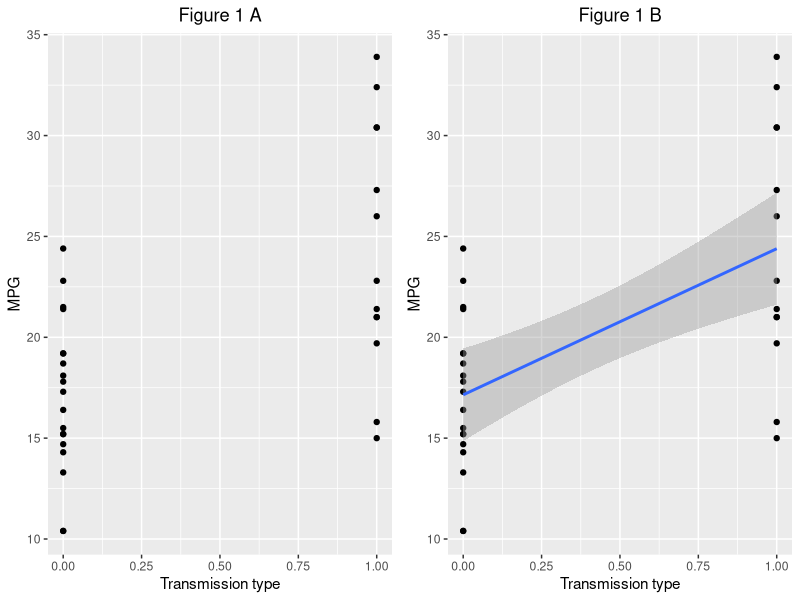
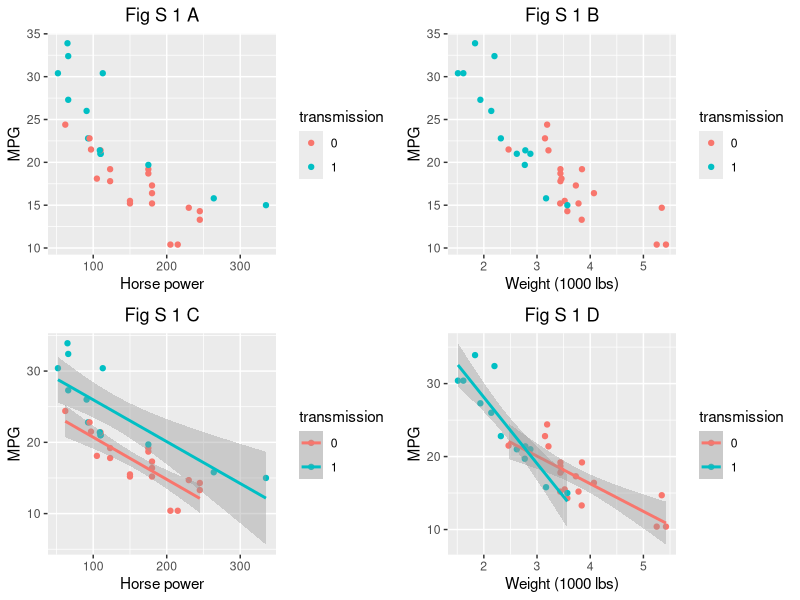
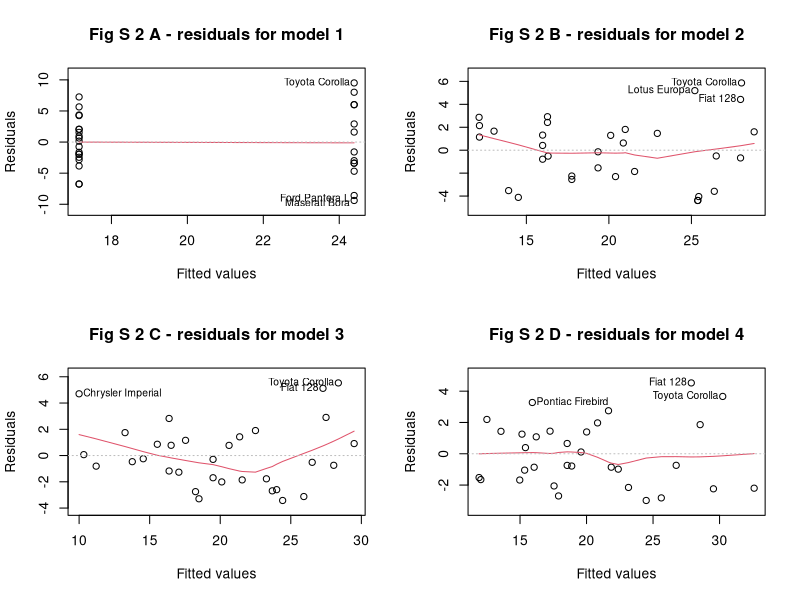

Source code (R) for these figures, in order:
## ---- chunk 1
knitr::opts_chunk$set(echo = TRUE)
## ---- chunk 2
library(ggplot2)
library(ggpubr) 
a <- ggplot(mtcars, aes(y = mpg, x = am))
a1 <- a + geom_point() 
a2 <- a1 + labs(title = "Figure 1 A", x = "Transmission type", y = "MPG") + 
    theme(plot.title = element_text(hjust = 0.5))
a <- a1 + geom_smooth(method = "lm", formula = y ~ x)+ labs(title = "Figure 1 B", x = "Transmission type", y = "MPG") + 
    theme(plot.title = element_text(hjust = 0.5))
ggarrange(a2, a, ncol = 2, nrow = 1)

## ---- chunk 3
fit1 <- lm(mpg ~ factor(am),  mtcars)
summary(fit1)$coeff
## ---- chunk 4
mtcars$am <- as.factor(mtcars$am)
## ---- chunk 5
fit2 <- lm(mpg ~ factor(am) + hp,  mtcars)
fit3 <- lm(mpg ~ factor(am) + hp + wt,  mtcars)
fit4 <- lm(mpg ~ factor(am) + hp + wt + I(hp * wt),  mtcars)
## ---- chunk 6
anova(fit1, fit2, fit3, fit4)
## ---- chunk 7
summary(fit4)$coeff
confint(fit4)
## ---- chunk 8
b <- ggplot(mtcars, aes(y = mpg, x = hp, factor = am, color = factor(am)))
b <- b + geom_point()
b <- b + labs(title = "Fig S 1 A", x = "Horse power", y = "MPG", color = "transmission")
b <- b + theme(plot.title = element_text(hjust = 0.5))


b2 <- b + geom_smooth(method = "lm", formula = y ~ x) + labs(title = "Fig S 1 C")


c <- ggplot(mtcars, aes(y = mpg, x = wt, factor = am, color = factor(am)))
c <- c + geom_point()
c <- c + labs(title = "Fig S 1 B", x = "Weight (1000 lbs)", y = "MPG", color = "transmission")
c <- c + theme(plot.title = element_text(hjust = 0.5))


c2 <- c + geom_smooth(method = "lm", formula = y ~ x) + labs(title = "Fig S 1 D")


ggarrange(b, c, b2, c2, ncol = 2, nrow = 2)
## ---- chunk 9
par(mfrow = c(2,2))
plot(fit1, which = 1, title("Fig S 2 A - residuals for model 1"))
plot(fit2, which = 1, title("Fig S 2 B - residuals for model 2"))
plot(fit3, which = 1, title("Fig S 2 C - residuals for model 3"))
plot(fit4, which = 1, title("Fig S 2 D - residuals for model 4"))
